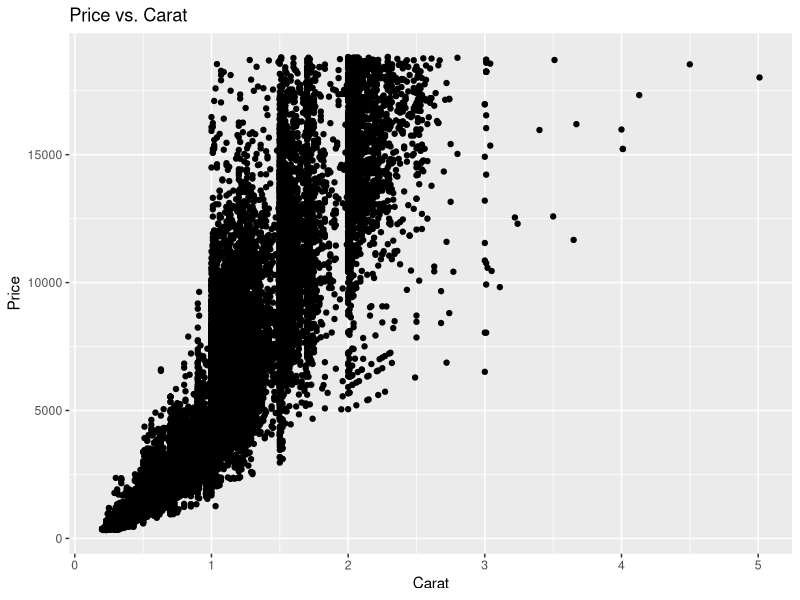

Here is the R script that generated this plot:
library(tidyverse)

ggplot(data = diamonds, aes(x = carat, y = price)) +
  geom_point() +
  xlab("Carat") +
  ylab("Price") +
  ggtitle("Price vs. Carat")
